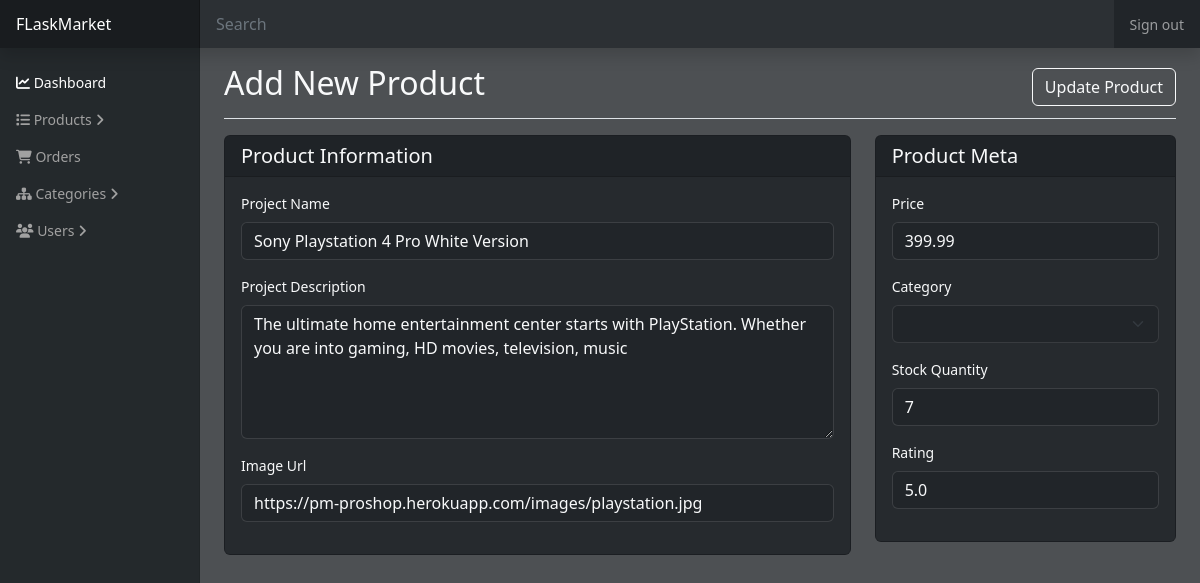
Screenshot of /admin/products/1/edit (signed in) with the database file from the repository.
### website/models.py (models this page shows)
class Product(db.Model):
    id = db.Column(db.Integer, primary_key=True)
    name = db.Column(db.String(150))
    price = db.Column(db.Float)
    description = db.Column(db.String(3200))
    image = db.Column(db.String(255))
    category = db.Column(db.String(150))
    stock = db.Column(db.Integer)
    rating = db.Column(db.Float)
    timestamp = db.Column(db.DateTime(timezone=True), default=db.func.now())
    owner = db.Column(db.Integer, db.ForeignKey('user.id'))

### website/views.py (the view, shortened to what this page needs)
@views.route('/admin/products/<int:id>/', methods=['GET', 'POST'])
@views.route('/admin/products/<int:id>/edit', methods=['GET', 'POST'])
@login_required
def product_edit(id):
    product = Product.query.get(id)
    return render_template("/admin/edit-product.html", product=product)

### website/__init__.py (called while the page is built)
def create_app():
    app = Flask(__name__)
    app.config['SECRET_KEY'] = 'secret-key-goes-here'
    app.config['SQLALCHEMY_DATABASE_URI'] = f'sqlite:///{DB_NAME}'
    db.init_app(app)
    from .views import views
    from .auth import auth
    app.register_blueprint(views, url_prefix='/')
    app.register_blueprint(auth, url_prefix='/')
    from .models import User
    create_database(app)
    login_manager = LoginManager()
    login_manager.login_view = 'auth.login'
    login_manager.init_app(app)
    @login_manager.user_loader
    def load_user(id):
        return User.query.get(int(id))
    return app

### website/templates/admin/edit-product.html (shortened to what this page needs)
{% extends 'admin/base.html' %}
{% block content %}
<form method="POST">
    <div
        class="d-flex justify-content-between flex-wrap flex-md-nowrap align-items-center pt-3 pb-2 mb-3 border-bottom">
        <h1 class="h2">Add New Product</h1>
        <button type="submit" class="btn btn-outline-light">
            Update Product
        </button>
    </div>
    <div class="row">
        <div class="col-lg-8">
            <div class="card bg-dark">
                <div class="card-header">
                    <h5 class="card-title mb-0">Product Information</h5>
                </div>
                <div class="card-body bg-light" style="--bs-bg-opacity: .025">
                    <div class="mb-3">
                        <label for="name" class="form-label">Project Name</label>
                        <input type="text" name="name" id="name"
                            class="form-control form-control-dark bg-dark text-light" placeholder="Enter Product name"
                            value="{{ product.name }}">
                    </div>
                    <div class="mb-3">
                        <label for="description" class="form-label">Project Description</label>
                        <textarea name="description" id="description"
                            class="form-control form-control-dark bg-dark text-light" rows="5"
                            placeholder="Enter Product Description">{{ product.description }}</textarea>
                    </div>
                    <div class="mb-3">
                        <label for="image" class="form-label">Image Url</label>
                        <input type="text" name="image" id="image"
                            class="form-control form-control-dark bg-dark text-light" placeholder="Enter Image Url"
                            value="{{ product.image }}">
                    </div>
                </div>
            </div>
        </div>
        <div class="col-lg-4">
            <div class="card bg-dark">
                <div class="card-header">
                    <h5 class="card-title mb-0">Product Meta</h5>
                </div>
                <div class="card-body bg-light" style="--bs-bg-opacity: .025">
                    <div class="mb-3">
                        <label for="price" class="form-label">Price</label>
                        <input type="number" name="price" id="price" step="any"
                            class="form-control form-control-dark bg-dark text-light" placeholder="Enter Price"
                            value="{{ product.price }}">
                    </div>
                    <div class="mb-3">
                        <label for="cateogry" class="form-label">Category</label>
                        <select name="category" id="cateogry" class="form-select form-control-dark bg-dark text-light">
                            <option value="electronics" {% if 'electronics'==product.category %}selected{% endif %}>
                            </option>
                            Electronics</option>
                        </select>
                    </div>
                    <div class="mb-3">
                        <label for="stock" class="form-label">Stock Quantity</label>
                        <input type="number" name="stock" id="stock"
                            class="form-control form-control-dark bg-dark text-light" placeholder="Enter Stock Quantity"
                            value="{{ product.stock }}">
                    </div>
                    <div class="mb-3">
                        <label for="rating" class="form-label">Rating</label>
                        <input type="number" name="rating" id="rating" step="any"
                            class="form-control form-control-dark bg-dark text-light" placeholder="Enter Rating"
                            value="{{ product.rating }}">
                    </div>
                </div>
            </div>
        </div>
    </div>
</form>
{% endblock %}

### website/static/dashboard.css (style rules this page uses)
body { font-size: 0.875rem; }
.form-control-dark { color: #fff; background-color: rgba(255, 255, 255, 0.1); border-color: rgba(255, 255, 255, 0.1); }

### rows the page displays
Product: name "Sony Playstation 4 Pro White Version", description "The ultimate home entertainment center starts with PlayStation. Whether you are into gaming, HD movies, television, music", image "https://pm-proshop.herokuapp.com/images/playstation.jpg", price "399.99", stock "7", rating "5.0"
